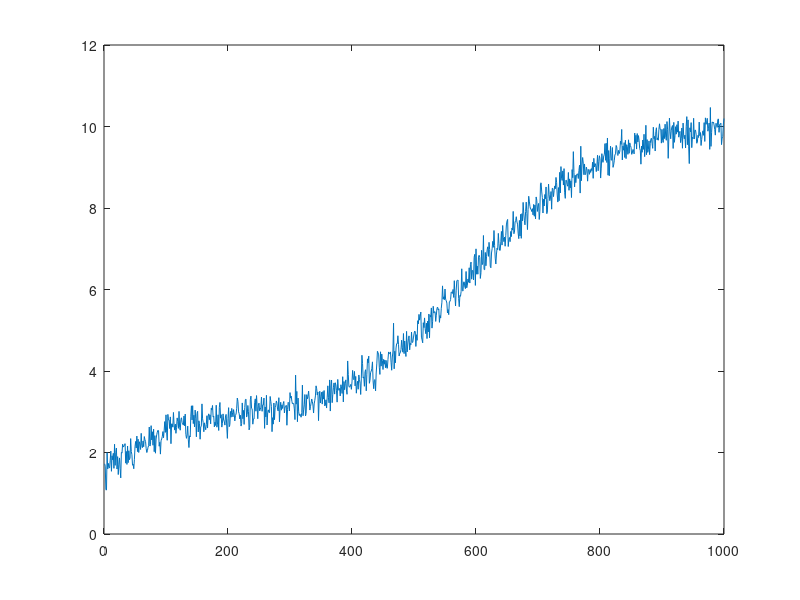

The MATLAB source for this figure:

out_x = 'test_features.json';
out_y = 'test_prices.json';

N = 1000;
D = 7;

X = zeros(N,D);

X(:,1) = linspace(1,10,N);
X(:,2) = linspace(1,4,N) .^3;
X(:,3) = sin(linspace(1,10,N));
X(:,4) = sin(linspace(1,2,N));
X(:,5) = rand(N, 1);
X(:,6) = randn(N,1);
X(:,7) = [1:N];

Y = zeros(1,N);

for i = 1:N
   Y(i) = X(i,1) + 0.01 * X(i,2) + 2 * 0.4*X(i,3) - 0.2 * X(i,4) + 0.01*X(i,5) + 0.2*X(i,6) + 0.1 * randn(); 
end

plot(Y);
file = fopen(out_x, 'w');
for i = 1 : N
    fprintf(file, '%i {', i);    
    for d = 1:D
        
        fprintf(file, '%i : %f', d, X(i,d));
        if d ~= D
            fprintf(file, ',');
        end
    end
    fprintf(file, '}\n');
end

fclose(file);

file = fopen(out_y, 'w');
for i = 1:N
    fprintf(file, '%f\n', Y(i));
end

fclose(file);